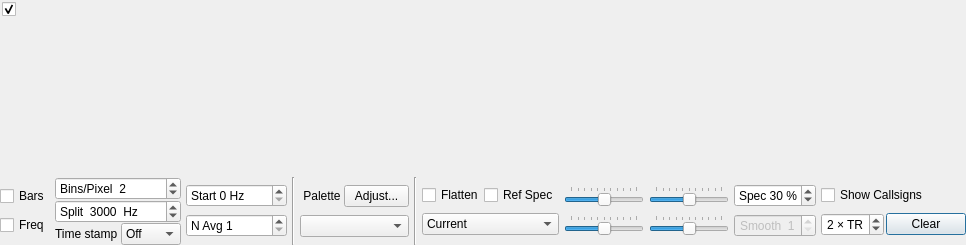
<?xml version="1.0" encoding="UTF-8"?>
<ui version="4.0">
 <class>WideGraph</class>
 <widget class="QDialog" name="WideGraph">
  <property name="geometry">
   <rect>
    <x>0</x>
    <y>0</y>
    <width>966</width>
    <height>245</height>
   </rect>
  </property>
  <property name="sizePolicy">
   <sizepolicy hsizetype="Ignored" vsizetype="Preferred">
    <horstretch>0</horstretch>
    <verstretch>0</verstretch>
   </sizepolicy>
  </property>
  <property name="minimumSize">
   <size>
    <width>750</width>
    <height>0</height>
   </size>
  </property>
  <property name="windowTitle">
   <string>Dialog</string>
  </property>
  <layout class="QVBoxLayout" name="verticalLayout">
   <property name="spacing">
    <number>1</number>
   </property>
   <property name="leftMargin">
    <number>0</number>
   </property>
   <property name="topMargin">
    <number>0</number>
   </property>
   <property name="rightMargin">
    <number>0</number>
   </property>
   <property name="bottomMargin">
    <number>0</number>
   </property>
   <item>
    <widget class="CPlotter" name="widePlot">
     <property name="enabled">
      <bool>true</bool>
     </property>
     <property name="sizePolicy">
      <sizepolicy hsizetype="Preferred" vsizetype="MinimumExpanding">
       <horstretch>0</horstretch>
       <verstretch>0</verstretch>
      </sizepolicy>
     </property>
     <property name="minimumSize">
      <size>
       <width>400</width>
       <height>100</height>
      </size>
     </property>
     <property name="frameShape">
      <enum>QFrame::NoFrame</enum>
     </property>
     <property name="frameShadow">
      <enum>QFrame::Plain</enum>
     </property>
     <property name="lineWidth">
      <number>1</number>
     </property>
     <widget class="QCheckBox" name="cbControls">
      <property name="geometry">
       <rect>
        <x>2</x>
        <y>1</y>
        <width>18</width>
        <height>17</height>
       </rect>
      </property>
      <property name="maximumSize">
       <size>
        <width>18</width>
        <height>16777215</height>
       </size>
      </property>
      <property name="toolTip">
       <string>&lt;html&gt;&lt;head/&gt;&lt;body&gt;&lt;p&gt;Controls&lt;/p&gt;&lt;/body&gt;&lt;/html&gt;</string>
      </property>
      <property name="text">
       <string/>
      </property>
      <property name="checked">
       <bool>true</bool>
      </property>
     </widget>
    </widget>
   </item>
   <item>
    <widget class="QWidget" name="controls_widget" native="true">
     <property name="sizePolicy">
      <sizepolicy hsizetype="Preferred" vsizetype="Maximum">
       <horstretch>0</horstretch>
       <verstretch>0</verstretch>
      </sizepolicy>
     </property>
     <layout class="QGridLayout" name="gridLayout">
      <property name="leftMargin">
       <number>0</number>
      </property>
      <property name="topMargin">
       <number>0</number>
      </property>
      <property name="rightMargin">
       <number>0</number>
      </property>
      <property name="bottomMargin">
       <number>0</number>
      </property>
      <property name="horizontalSpacing">
       <number>5</number>
      </property>
      <property name="verticalSpacing">
       <number>0</number>
      </property>
      <item row="0" column="6" rowspan="3">
       <widget class="Line" name="line">
        <property name="orientation">
         <enum>Qt::Vertical</enum>
        </property>
       </widget>
      </item>
      <item row="0" column="9" rowspan="3">
       <widget class="Line" name="line_2">
        <property name="orientation">
         <enum>Qt::Vertical</enum>
        </property>
       </widget>
      </item>
      <item row="0" column="4" rowspan="3">
       <layout class="QVBoxLayout" name="verticalLayout_4">
        <property name="spacing">
         <number>0</number>
        </property>
        <item>
         <widget class="QSpinBox" name="fStartSpinBox">
          <property name="minimumSize">
           <size>
            <width>0</width>
            <height>0</height>
           </size>
          </property>
          <property name="toolTip">
           <string>&lt;html&gt;&lt;head/&gt;&lt;body&gt;&lt;p&gt;Frequency at left edge of waterfall&lt;/p&gt;&lt;/body&gt;&lt;/html&gt;</string>
          </property>
          <property name="suffix">
           <string> Hz</string>
          </property>
          <property name="prefix">
           <string>Start </string>
          </property>
          <property name="maximum">
           <number>4900</number>
          </property>
          <property name="singleStep">
           <number>100</number>
          </property>
         </widget>
        </item>
        <item>
         <widget class="QSpinBox" name="waterfallAvgSpinBox">
          <property name="toolTip">
           <string>Number of FFTs averaged (controls waterfall scrolling rate)</string>
          </property>
          <property name="prefix">
           <string>N Avg </string>
          </property>
          <property name="minimum">
           <number>1</number>
          </property>
          <property name="maximum">
           <number>500</number>
          </property>
         </widget>
        </item>
       </layout>
      </item>
      <item row="0" column="0" rowspan="3">
       <spacer name="horizontalSpacer">
        <property name="orientation">
         <enum>Qt::Horizontal</enum>
        </property>
        <property name="sizeHint" stdset="0">
         <size>
          <width>5</width>
          <height>20</height>
         </size>
        </property>
       </spacer>
      </item>
      <item row="0" column="3" rowspan="3">
       <layout class="QVBoxLayout" name="verticalLayout_3">
        <property name="spacing">
         <number>0</number>
        </property>
        <item>
         <widget class="QSpinBox" name="bppSpinBox">
          <property name="minimumSize">
           <size>
            <width>100</width>
            <height>0</height>
           </size>
          </property>
          <property name="maximumSize">
           <size>
            <width>16777215</width>
            <height>16777215</height>
           </size>
          </property>
          <property name="toolTip">
           <string>Compression factor for frequency scale</string>
          </property>
          <property name="suffix">
           <string/>
          </property>
          <property name="prefix">
           <string>Bins/Pixel  </string>
          </property>
          <property name="minimum">
           <number>1</number>
          </property>
          <property name="maximum">
           <number>1000</number>
          </property>
          <property name="singleStep">
           <number>1</number>
          </property>
          <property name="value">
           <number>2</number>
          </property>
         </widget>
        </item>
        <item>
         <widget class="QSpinBox" name="fSplitSpinBox">
          <property name="minimumSize">
           <size>
            <width>100</width>
            <height>0</height>
           </size>
          </property>
          <property name="toolTip">
           <string>&lt;html&gt;&lt;head/&gt;&lt;body&gt;&lt;p&gt;Decode JT9 only above this frequency&lt;/p&gt;&lt;/body&gt;&lt;/html&gt;</string>
          </property>
          <property name="suffix">
           <string>  Hz</string>
          </property>
          <property name="prefix">
           <string>Split  </string>
          </property>
          <property name="maximum">
           <number>5000</number>
          </property>
          <property name="singleStep">
           <number>100</number>
          </property>
          <property name="value">
           <number>3000</number>
          </property>
         </widget>
        </item>
        <item>
         <layout class="QHBoxLayout" name="horizontalLayout_2">
          <item>
           <widget class="QLabel" name="labTime">
            <property name="toolTip">
             <string>&lt;html&gt;&lt;head/&gt;&lt;body&gt;&lt;p&gt;Position of time stamp above each interval line&lt;/p&gt;&lt;/body&gt;&lt;/html&gt;</string>
            </property>
            <property name="text">
             <string>Time stamp </string>
            </property>
           </widget>
          </item>
          <item>
           <widget class="QComboBox" name="timestampComboBox">
            <property name="toolTip">
             <string>&lt;html&gt;&lt;head/&gt;&lt;body&gt;&lt;p&gt;Position of time stamp above each interval line&lt;/p&gt;&lt;/body&gt;&lt;/html&gt;</string>
            </property>
            <property name="currentText">
             <string>Off</string>
            </property>
            <item>
             <property name="text">
              <string>Off</string>
             </property>
            </item>
            <item>
             <property name="text">
              <string>Left</string>
             </property>
            </item>
            <item>
             <property name="text">
              <string>Right</string>
             </property>
            </item>
           </widget>
          </item>
         </layout>
        </item>
       </layout>
      </item>
      <item row="0" column="7" rowspan="3">
       <layout class="QVBoxLayout" name="verticalLayout_6">
        <property name="spacing">
         <number>0</number>
        </property>
        <item>
         <layout class="QHBoxLayout" name="horizontalLayout">
          <item>
           <widget class="QLabel" name="labPalette">
            <property name="text">
             <string> Palette </string>
            </property>
            <property name="alignment">
             <set>Qt::AlignLeading|Qt::AlignLeft|Qt::AlignVCenter</set>
            </property>
           </widget>
          </item>
          <item>
           <widget class="QPushButton" name="adjust_palette_push_button">
            <property name="maximumSize">
             <size>
              <width>65</width>
              <height>16777215</height>
             </size>
            </property>
            <property name="toolTip">
             <string>&lt;html&gt;&lt;head/&gt;&lt;body&gt;&lt;p&gt;Enter definition for a new color palette.&lt;/p&gt;&lt;/body&gt;&lt;/html&gt;</string>
            </property>
            <property name="text">
             <string>Adjust...</string>
            </property>
            <property name="autoDefault">
             <bool>false</bool>
            </property>
           </widget>
          </item>
         </layout>
        </item>
        <item>
         <widget class="QComboBox" name="paletteComboBox">
          <property name="toolTip">
           <string>Select waterfall palette</string>
          </property>
         </widget>
        </item>
       </layout>
      </item>
      <item row="0" column="17" rowspan="3">
       <spacer name="horizontalSpacer_2">
        <property name="orientation">
         <enum>Qt::Horizontal</enum>
        </property>
        <property name="sizeHint" stdset="0">
         <size>
          <width>5</width>
          <height>20</height>
         </size>
        </property>
       </spacer>
      </item>
      <item row="0" column="2" rowspan="3">
       <layout class="QVBoxLayout" name="verticalLayout_2">
        <property name="spacing">
         <number>0</number>
        </property>
        <item>
         <widget class="QCheckBox" name="cbBars">
          <property name="maximumSize">
           <size>
            <width>16777215</width>
            <height>16777215</height>
           </size>
          </property>
          <property name="text">
           <string>Bars</string>
          </property>
         </widget>
        </item>
        <item>
         <widget class="QCheckBox" name="cbFreq">
          <property name="maximumSize">
           <size>
            <width>16777215</width>
            <height>16777215</height>
           </size>
          </property>
          <property name="text">
           <string>Freq</string>
          </property>
         </widget>
        </item>
       </layout>
      </item>
      <item row="0" column="10" rowspan="3">
       <layout class="QVBoxLayout" name="verticalLayout_7">
        <property name="spacing">
         <number>0</number>
        </property>
        <item>
         <layout class="QHBoxLayout" name="horizontalLayout_3">
          <item>
           <widget class="QCheckBox" name="cbFlatten">
            <property name="toolTip">
             <string>&lt;html&gt;&lt;head/&gt;&lt;body&gt;&lt;p&gt;Flatten spectral baseline over the full displayed interval.&lt;/p&gt;&lt;/body&gt;&lt;/html&gt;</string>
            </property>
            <property name="text">
             <string>Flatten</string>
            </property>
           </widget>
          </item>
          <item>
           <widget class="QCheckBox" name="cbRef">
            <property name="toolTip">
             <string>&lt;html&gt;&lt;head/&gt;&lt;body&gt;&lt;p&gt;Compute and save a reference spectrum.  (Not yet fully implemented.)&lt;/p&gt;&lt;/body&gt;&lt;/html&gt;</string>
            </property>
            <property name="text">
             <string>Ref Spec</string>
            </property>
           </widget>
          </item>
         </layout>
        </item>
        <item>
         <widget class="QComboBox" name="spec2dComboBox">
          <property name="toolTip">
           <string>&lt;html&gt;&lt;head/&gt;&lt;body&gt;&lt;p&gt;Select data for spectral display&lt;/p&gt;&lt;/body&gt;&lt;/html&gt;</string>
          </property>
          <property name="currentIndex">
           <number>0</number>
          </property>
          <item>
           <property name="text">
            <string>Current</string>
           </property>
          </item>
          <item>
           <property name="text">
            <string>Cumulative</string>
           </property>
          </item>
          <item>
           <property name="text">
            <string>Linear Avg</string>
           </property>
          </item>
          <item>
           <property name="text">
            <string>Reference</string>
           </property>
          </item>
          <item>
           <property name="text">
            <string>Q65_Sync</string>
           </property>
          </item>
          <item>
           <property name="text">
            <string>Total power (dB)</string>
           </property>
          </item>
         </widget>
        </item>
       </layout>
      </item>
      <item row="0" column="11" rowspan="3">
       <layout class="QVBoxLayout" name="verticalLayout_8">
        <property name="spacing">
         <number>0</number>
        </property>
        <item>
         <widget class="QSlider" name="gainSlider">
          <property name="sizePolicy">
           <sizepolicy hsizetype="Expanding" vsizetype="Fixed">
            <horstretch>1</horstretch>
            <verstretch>0</verstretch>
           </sizepolicy>
          </property>
          <property name="minimumSize">
           <size>
            <width>80</width>
            <height>0</height>
           </size>
          </property>
          <property name="maximumSize">
           <size>
            <width>200</width>
            <height>16777215</height>
           </size>
          </property>
          <property name="toolTip">
           <string>Waterfall gain</string>
          </property>
          <property name="minimum">
           <number>-50</number>
          </property>
          <property name="maximum">
           <number>50</number>
          </property>
          <property name="orientation">
           <enum>Qt::Horizontal</enum>
          </property>
          <property name="tickPosition">
           <enum>QSlider::TicksAbove</enum>
          </property>
         </widget>
        </item>
        <item>
         <widget class="QSlider" name="gain2dSlider">
          <property name="sizePolicy">
           <sizepolicy hsizetype="Expanding" vsizetype="Fixed">
            <horstretch>1</horstretch>
            <verstretch>0</verstretch>
           </sizepolicy>
          </property>
          <property name="minimumSize">
           <size>
            <width>80</width>
            <height>0</height>
           </size>
          </property>
          <property name="maximumSize">
           <size>
            <width>200</width>
            <height>16777215</height>
           </size>
          </property>
          <property name="toolTip">
           <string>Spectrum gain</string>
          </property>
          <property name="minimum">
           <number>-50</number>
          </property>
          <property name="maximum">
           <number>50</number>
          </property>
          <property name="orientation">
           <enum>Qt::Horizontal</enum>
          </property>
          <property name="tickPosition">
           <enum>QSlider::TicksAbove</enum>
          </property>
         </widget>
        </item>
       </layout>
      </item>
      <item row="0" column="12" rowspan="3">
       <layout class="QVBoxLayout" name="verticalLayout_9">
        <property name="spacing">
         <number>0</number>
        </property>
        <item>
         <widget class="QSlider" name="zeroSlider">
          <property name="sizePolicy">
           <sizepolicy hsizetype="Expanding" vsizetype="Fixed">
            <horstretch>1</horstretch>
            <verstretch>0</verstretch>
           </sizepolicy>
          </property>
          <property name="minimumSize">
           <size>
            <width>80</width>
            <height>0</height>
           </size>
          </property>
          <property name="maximumSize">
           <size>
            <width>200</width>
            <height>16777215</height>
           </size>
          </property>
          <property name="toolTip">
           <string>Waterfall zero</string>
          </property>
          <property name="minimum">
           <number>-50</number>
          </property>
          <property name="maximum">
           <number>50</number>
          </property>
          <property name="orientation">
           <enum>Qt::Horizontal</enum>
          </property>
          <property name="tickPosition">
           <enum>QSlider::TicksAbove</enum>
          </property>
         </widget>
        </item>
        <item>
         <widget class="QSlider" name="zero2dSlider">
          <property name="sizePolicy">
           <sizepolicy hsizetype="Expanding" vsizetype="Fixed">
            <horstretch>1</horstretch>
            <verstretch>0</verstretch>
           </sizepolicy>
          </property>
          <property name="minimumSize">
           <size>
            <width>80</width>
            <height>0</height>
           </size>
          </property>
          <property name="maximumSize">
           <size>
            <width>200</width>
            <height>16777215</height>
           </size>
          </property>
          <property name="toolTip">
           <string>Spectrum zero</string>
          </property>
          <property name="minimum">
           <number>-50</number>
          </property>
          <property name="maximum">
           <number>50</number>
          </property>
          <property name="orientation">
           <enum>Qt::Horizontal</enum>
          </property>
          <property name="tickPosition">
           <enum>QSlider::TicksAbove</enum>
          </property>
         </widget>
        </item>
       </layout>
      </item>
      <item row="0" column="14" rowspan="3">
       <layout class="QVBoxLayout" name="verticalLayout_callsigns">
        <property name="spacing">
         <number>0</number>
        </property>
        <item>
         <widget class="QCheckBox" name="cbShowCallsigns">
          <property name="toolTip">
           <string>&lt;html&gt;&lt;head/&gt;&lt;body&gt;&lt;p&gt;Overlay decoded callsigns on the waterfall at their decoded frequency. Mirrors View &amp;rarr; Callsigns on waterfall &amp;rarr; Show decoded callsigns.&lt;/p&gt;&lt;/body&gt;&lt;/html&gt;</string>
          </property>
          <property name="text">
           <string>Show Callsigns</string>
          </property>
         </widget>
        </item>
        <item>
         <layout class="QHBoxLayout" name="hLayout_callsign_controls">
          <property name="spacing">
           <number>2</number>
          </property>
          <item>
           <widget class="QSpinBox" name="sbDecodeLabelPeriods">
            <property name="toolTip">
             <string>&lt;html&gt;&lt;head/&gt;&lt;body&gt;&lt;p&gt;How many TR periods a decoded callsign label persists on the waterfall after its last fresh decode.&lt;/p&gt;&lt;/body&gt;&lt;/html&gt;</string>
            </property>
            <property name="alignment">
             <set>Qt::AlignCenter</set>
            </property>
            <property name="suffix">
             <string> × TR</string>
            </property>
            <property name="minimum">
             <number>1</number>
            </property>
            <property name="maximum">
             <number>5</number>
            </property>
            <property name="value">
             <number>2</number>
            </property>
           </widget>
          </item>
          <item>
           <widget class="QPushButton" name="pbClearCallsigns">
            <property name="toolTip">
             <string>&lt;html&gt;&lt;head/&gt;&lt;body&gt;&lt;p&gt;Remove all decoded callsign labels from the waterfall. Future decodes will repopulate.&lt;/p&gt;&lt;/body&gt;&lt;/html&gt;</string>
            </property>
            <property name="text">
             <string>Clear</string>
            </property>
           </widget>
          </item>
         </layout>
        </item>
       </layout>
      </item>
      <item row="0" column="13" rowspan="3">
       <layout class="QVBoxLayout" name="verticalLayout_10">
        <property name="spacing">
         <number>0</number>
        </property>
        <item>
         <widget class="QSpinBox" name="sbPercent2dPlot">
          <property name="minimumSize">
           <size>
            <width>75</width>
            <height>0</height>
           </size>
          </property>
          <property name="toolTip">
           <string>&lt;html&gt;&lt;head/&gt;&lt;body&gt;&lt;p&gt;Set fractional size of spectrum in this window.&lt;/p&gt;&lt;/body&gt;&lt;/html&gt;</string>
          </property>
          <property name="alignment">
           <set>Qt::AlignCenter</set>
          </property>
          <property name="suffix">
           <string> %</string>
          </property>
          <property name="prefix">
           <string>Spec </string>
          </property>
          <property name="maximum">
           <number>100</number>
          </property>
          <property name="singleStep">
           <number>5</number>
          </property>
          <property name="value">
           <number>30</number>
          </property>
         </widget>
        </item>
        <item>
         <widget class="QSpinBox" name="smoSpinBox">
          <property name="enabled">
           <bool>false</bool>
          </property>
          <property name="toolTip">
           <string>Smoothing of Linear Average spectrum</string>
          </property>
          <property name="alignment">
           <set>Qt::AlignCenter</set>
          </property>
          <property name="suffix">
           <string/>
          </property>
          <property name="prefix">
           <string>Smooth  </string>
          </property>
          <property name="minimum">
           <number>1</number>
          </property>
          <property name="maximum">
           <number>7</number>
          </property>
         </widget>
        </item>
       </layout>
      </item>
     </layout>
    </widget>
   </item>
  </layout>
 </widget>
 <customwidgets>
  <customwidget>
   <class>CPlotter</class>
   <extends>QFrame</extends>
   <header>widgets/plotter.h</header>
   <container>1</container>
  </customwidget>
 </customwidgets>
 <tabstops>
  <tabstop>cbControls</tabstop>
  <tabstop>adjust_palette_push_button</tabstop>
  <tabstop>cbFlatten</tabstop>
  <tabstop>cbRef</tabstop>
 </tabstops>
 <resources/>
 <connections/>
</ui>
